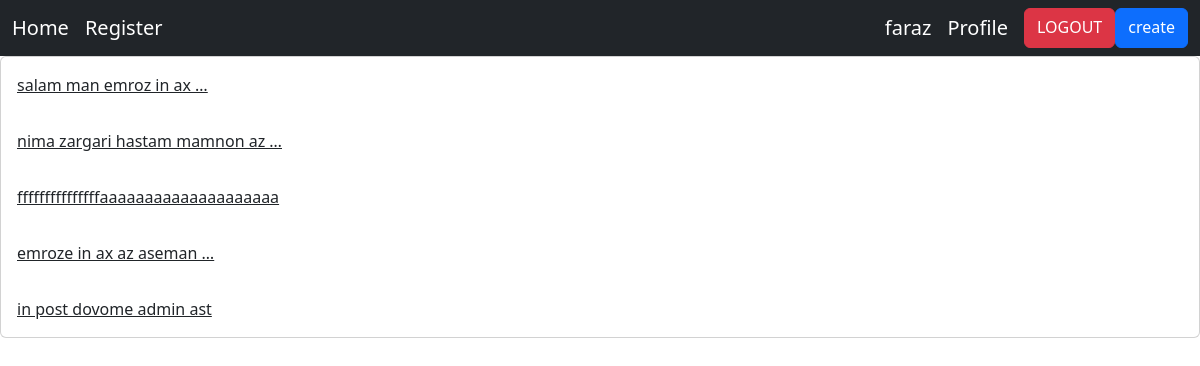
Screenshot of / (signed in) with the database file from the repository.
### home/models.py (models this page shows, shortened)
class Post(models.Model):
    user = models.ForeignKey(User, on_delete=models.CASCADE)
    body = models.TextField()
    slug = models.SlugField()
    created = models.DateTimeField(auto_now_add=True)
    update = models.DateTimeField(auto_now=True)
    def get_absolute_url(self):
        return reverse('home:post_detail', args=(self.id, self.slug))

### home/views.py (the view)
# urls.py: path('', views.HomeView.as_view(), name='home'),
class HomeView(View):
    def get(self, request):
        posts = Post.objects.all()
        return render(request, "home/index.html", {'post': posts})

### home/templates/home/index.html
{% extends 'base.html' %}
{% block content %}
<div class="card">
    {%for pst in post %}
        <a href="{{ pst.get_absolute_url }}" class="card-body"> {{ pst.body|truncatewords:5 }} </a>
    {% endfor %}
</div>
{% endblock %}

### templates/inc/navbar.html
<nav class="navbar navbar-expand-lg navbar-dark bg-dark">
  <div class="container-fluid">
      <div class=" navbar-nav">
          <a class="navbar-brand" href="{% url 'home:home' %}">Home</a>
          <a class="navbar-brand" href="{% url 'accounts:register_user' %}">Register</a>
      </div>
      <form class="d-flex" >
             {% if user.is_authenticated %}
               <a href="" class="navbar-brand">{{ user.username }}</a>
               <a class="navbar-brand" href="{% url 'accounts:profile_user' request.user.id %}">Profile</a>
               <a href="{% url 'accounts:logout_user' %}" class="btn btn-danger">LOGOUT</a>
               <a href="{% url 'home:post_create' %}" class="btn btn-primary">create</a>
             {% else %}
               <a href="{% url 'accounts:login_user' %}" class="btn btn-success">LOGIN</a>
             {% endif %}
        </form>
  </div>
</nav>

### rows the page displays
Post: body "salam man emroz in ax …"
Post: body "nima zargari hastam mamnon az …"
Post: body "fffffffffffffffaaaaaaaaaaaaaaaaaaaa"
Post: body "emroze in ax az aseman …"
Post: body "in post dovome admin ast"

### other values shown
{{ user.username }} "faraz"
